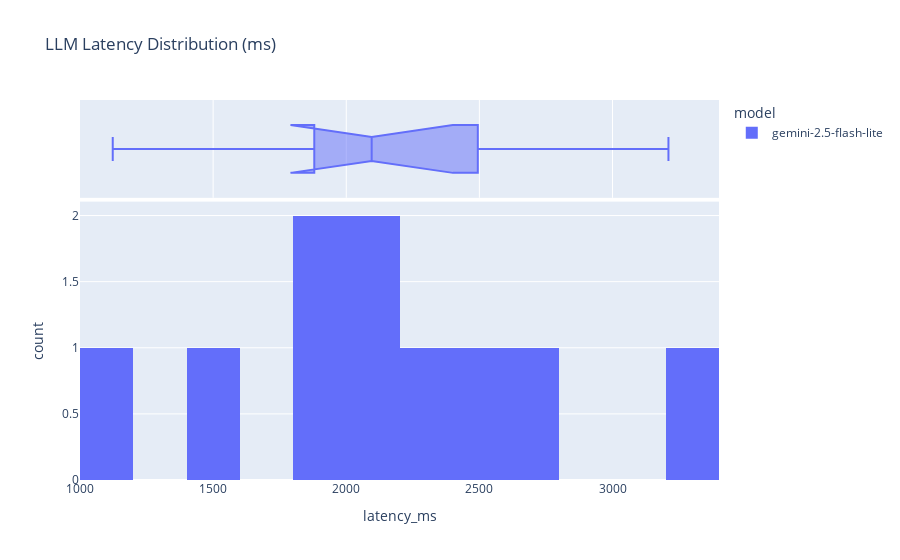

This figure's notebook cell:
### Markdown cell above
## 4) LLM Metrics (Cost & Latency)

### Code cell
df_llm = collector.get_llm_calls()

if not df_llm.empty:
    # Latency Distribution
    fig_hist = px.histogram(
        df_llm,
        x="latency_ms",
        nbins=20,
        color="model",
        title="LLM Latency Distribution (ms)",
        marginal="box",
    )
    fig_hist.show()

    # KPIs
    total_calls = len(df_llm)
    total_tokens = df_llm["est_tokens"].sum() if "est_tokens" in df_llm.columns else 0
    avg_latency = df_llm["latency_ms"].mean()

    md = f"""
    ### 🤖 AI Metrics
    * **Total Calls:** {total_calls}
    * **Est. Tokens:** {total_tokens:,.0f}
    * **Avg Latency:** {avg_latency:.0f} ms
    """
    display(Markdown(md))
else:
    print("❌ No LLM calls recorded.")

### Figure 1 — Plotly figure (JSON) as saved in the notebook; plotly's stock layout.template omitted (floating-point values rounded to 4 significant figures)
{"data": [{"bingroup": "x", "hovertemplate": "model=gemini-2.5-flash-lite<br>latency_ms=%{x}<br>count=%{y}<extra></extra>", "legendgroup": "gemini-2.5-flash-lite", "marker": {"color": "#636efa", "pattern": {"shape": ""}}, "name": "gemini-2.5-flash-lite", "nbinsx": 20, "orientation": "v", "showlegend": true, "type": "histogram", "x": [2706.0, 2084.0, 2107.0, 3210.0, 1433.0, 1880.0, 2256.0, 2494.0, 1884.0, 1123.0], "xaxis": "x", "yaxis": "y"}, {"hovertemplate": "model=gemini-2.5-flash-lite<br>latency_ms=%{x}<extra></extra>", "legendgroup": "gemini-2.5-flash-lite", "marker": {"color": "#636efa"}, "name": "gemini-2.5-flash-lite", "notched": true, "showlegend": false, "type": "box", "x": [2706.0, 2084.0, 2107.0, 3210.0, 1433.0, 1880.0, 2256.0, 2494.0, 1884.0, 1123.0], "xaxis": "x2", "yaxis": "y2"}], "layout": {"barmode": "relative", "legend": {"title": {"text": "model"}, "tracegroupgap": 0}, "title": {"text": "LLM Latency Distribution (ms)"}, "xaxis": {"anchor": "y", "domain": [0, 1], "title": {"text": "latency_ms"}}, "xaxis2": {"anchor": "y2", "domain": [0, 1], "matches": "x", "showgrid": true, "showticklabels": false}, "yaxis": {"anchor": "x", "domain": [0, 0.7326], "title": {"text": "count"}}, "yaxis2": {"anchor": "x2", "domain": [0.7426, 1], "matches": "y2", "showgrid": false, "showline": false, "showticklabels": false, "ticks": ""}}}
